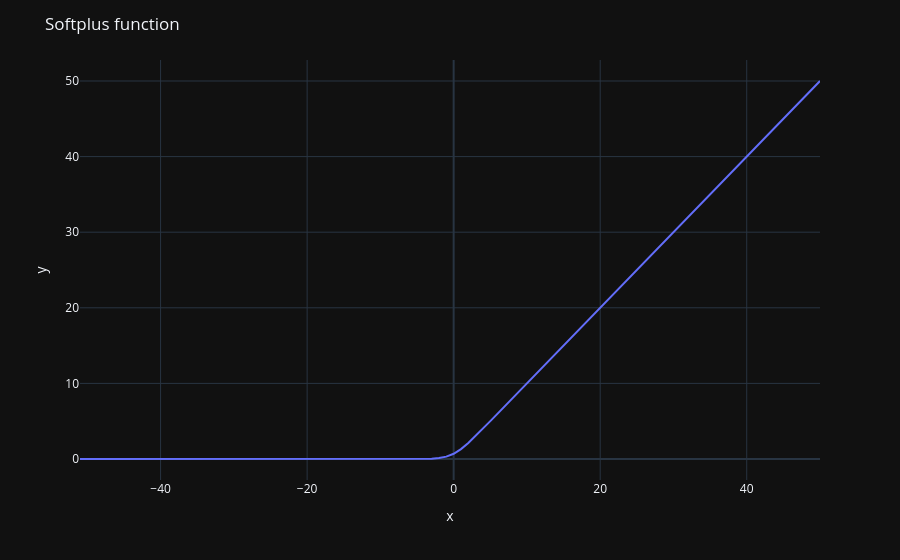

The cell this chart's notebook holds for it:
### Code cell
fig = go.Figure(px.line(x=x, y=softplus))
fig.update_layout(title="Softplus function", template='plotly_dark')
fig.show()

### Figure 1 — Plotly figure (JSON) as saved in the notebook; plotly's stock layout.template omitted (floating-point values rounded to 4 significant figures)
{"data": [{"hovertemplate": "x=%{x}<br>y=%{y}<extra></extra>", "legendgroup": "", "line": {"color": "#636efa", "dash": "solid"}, "marker": {"symbol": "circle"}, "mode": "lines", "name": "", "orientation": "v", "showlegend": false, "type": "scatter", "x": [-51, -50, -49, -48, -47, -46, -45, -44, -43, -42, -41, -40, -39, -38, -37, -36, -35, -34, -33, -32, -31, -30, -29, -28, -27, -26, -25, -24, -23, -22, -21, -20, -19, -18, -17, -16, -15, -14, -13, -12, -11, -10, -9, -8, -7, -6, -5, -4, -3, -2, -1, 0, 1, 2, 3, 4, 5, 6, 7, 8, 9, 10, 11, 12, 13, 14, 15, 16, 17, 18, 19, 20, 21, 22, 23, 24, 25, 26, 27, 28, 29, 30, 31, 32, 33, 34, 35, 36, 37, 38, 39, 40, 41, 42, 43, 44, 45, 46, 47, 48, 49, 50], "xaxis": "x", "y": [0, 0, 0, 0, 0, 0, 0, 0, 0, 0, 0, 0, 0, 0, 0, 0, 0, 0, 0, 0, 0, 0, 0, 0, 0, 0, 0, 0, 0, 0, 0, 0, 0, 0, 0, 1.192e-07, 3.576e-07, 8.345e-07, 2.265e-06, 6.199e-06, 1.669e-05, 4.542e-05, 0.0001234, 0.0003354, 0.0009114, 0.002476, 0.006715, 0.01815, 0.04859, 0.1269, 0.3133, 0.6931, 1.313, 2.127, 3.049, 4.018, 5.007, 6.002, 7.001, 8.0, 9.0, 10.0, 11.0, 12.0, 13.0, 14.0, 15, 16, 17, 18, 19, 20, 21, 22, 23, 24, 25, 26, 27, 28, 29, 30, 31, 32, 33, 34, 35, 36, 37, 38, 39, 40, 41, 42, 43, 44, 45, 46, 47, 48, 49, 50], "yaxis": "y"}], "layout": {"autosize": true, "legend": {"tracegroupgap": 0}, "margin": {"t": 60}, "title": {"text": "Softplus function"}, "xaxis": {"anchor": "y", "autorange": true, "domain": [0, 1], "range": [-51, 50], "title": {"text": "x"}, "type": "linear"}, "yaxis": {"anchor": "x", "autorange": true, "domain": [0, 1], "range": [-2.778, 52.78], "title": {"text": "y"}, "type": "linear"}}}
